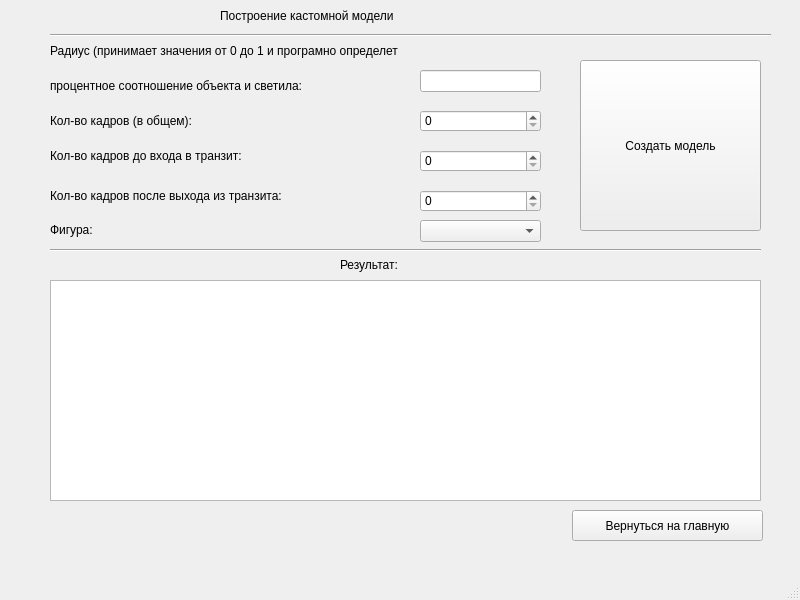
<?xml version="1.0" encoding="UTF-8"?>
<ui version="4.0">
 <class>MainWindow</class>
 <widget class="QMainWindow" name="MainWindow">
  <property name="geometry">
   <rect>
    <x>0</x>
    <y>0</y>
    <width>800</width>
    <height>600</height>
   </rect>
  </property>
  <property name="windowTitle">
   <string>MainWindow</string>
  </property>
  <widget class="QWidget" name="centralwidget">
   <widget class="PlotWidget" name="custom_graph">
    <property name="geometry">
     <rect>
      <x>50</x>
      <y>280</y>
      <width>711</width>
      <height>221</height>
     </rect>
    </property>
   </widget>
   <widget class="QLabel" name="label">
    <property name="geometry">
     <rect>
      <x>220</x>
      <y>0</y>
      <width>341</width>
      <height>31</height>
     </rect>
    </property>
    <property name="styleSheet">
     <string notr="true">font: 10pt &quot;MS Shell Dlg 2&quot;;
font: 14pt &quot;MS Shell Dlg 2&quot;;</string>
    </property>
    <property name="text">
     <string>Построение кастомной модели</string>
    </property>
   </widget>
   <widget class="QLineEdit" name="radius">
    <property name="geometry">
     <rect>
      <x>420</x>
      <y>70</y>
      <width>121</width>
      <height>22</height>
     </rect>
    </property>
   </widget>
   <widget class="QSpinBox" name="before">
    <property name="geometry">
     <rect>
      <x>420</x>
      <y>150</y>
      <width>121</width>
      <height>22</height>
     </rect>
    </property>
   </widget>
   <widget class="QSpinBox" name="after">
    <property name="geometry">
     <rect>
      <x>420</x>
      <y>190</y>
      <width>121</width>
      <height>22</height>
     </rect>
    </property>
   </widget>
   <widget class="QComboBox" name="figure">
    <property name="geometry">
     <rect>
      <x>420</x>
      <y>220</y>
      <width>121</width>
      <height>22</height>
     </rect>
    </property>
   </widget>
   <widget class="QLabel" name="label_2">
    <property name="geometry">
     <rect>
      <x>50</x>
      <y>40</y>
      <width>491</width>
      <height>21</height>
     </rect>
    </property>
    <property name="styleSheet">
     <string notr="true">font: 10pt &quot;MS Shell Dlg 2&quot;;</string>
    </property>
    <property name="text">
     <string>Радиус (принимает значения от 0 до 1 и програмно определет </string>
    </property>
   </widget>
   <widget class="QLabel" name="label_3">
    <property name="geometry">
     <rect>
      <x>50</x>
      <y>140</y>
      <width>351</width>
      <height>31</height>
     </rect>
    </property>
    <property name="styleSheet">
     <string notr="true">font: 10pt &quot;MS Shell Dlg 2&quot;;</string>
    </property>
    <property name="text">
     <string>Кол-во кадров до входа в транзит:</string>
    </property>
   </widget>
   <widget class="QLabel" name="label_4">
    <property name="geometry">
     <rect>
      <x>50</x>
      <y>220</y>
      <width>331</width>
      <height>20</height>
     </rect>
    </property>
    <property name="styleSheet">
     <string notr="true">font: 10pt &quot;MS Shell Dlg 2&quot;;</string>
    </property>
    <property name="text">
     <string>Фигура:</string>
    </property>
   </widget>
   <widget class="QLabel" name="label_5">
    <property name="geometry">
     <rect>
      <x>50</x>
      <y>70</y>
      <width>361</width>
      <height>31</height>
     </rect>
    </property>
    <property name="styleSheet">
     <string notr="true">font: 10pt &quot;MS Shell Dlg 2&quot;;</string>
    </property>
    <property name="text">
     <string>процентное соотношение объекта и светила:</string>
    </property>
   </widget>
   <widget class="QLabel" name="label_6">
    <property name="geometry">
     <rect>
      <x>50</x>
      <y>180</y>
      <width>361</width>
      <height>31</height>
     </rect>
    </property>
    <property name="styleSheet">
     <string notr="true">font: 10pt &quot;MS Shell Dlg 2&quot;;</string>
    </property>
    <property name="text">
     <string>Кол-во кадров после выхода из транзита:</string>
    </property>
   </widget>
   <widget class="Line" name="line">
    <property name="geometry">
     <rect>
      <x>50</x>
      <y>15</y>
      <width>721</width>
      <height>41</height>
     </rect>
    </property>
    <property name="orientation">
     <enum>Qt::Horizontal</enum>
    </property>
   </widget>
   <widget class="QPushButton" name="create_model">
    <property name="geometry">
     <rect>
      <x>580</x>
      <y>60</y>
      <width>181</width>
      <height>171</height>
     </rect>
    </property>
    <property name="styleSheet">
     <string notr="true">font: 10pt &quot;MS Shell Dlg 2&quot;;</string>
    </property>
    <property name="text">
     <string>Создать модель</string>
    </property>
   </widget>
   <widget class="QLabel" name="label_7">
    <property name="geometry">
     <rect>
      <x>340</x>
      <y>254</y>
      <width>101</width>
      <height>21</height>
     </rect>
    </property>
    <property name="styleSheet">
     <string notr="true">font: 10pt &quot;MS Shell Dlg 2&quot;;</string>
    </property>
    <property name="text">
     <string>Результат:</string>
    </property>
   </widget>
   <widget class="Line" name="line_2">
    <property name="geometry">
     <rect>
      <x>50</x>
      <y>240</y>
      <width>711</width>
      <height>21</height>
     </rect>
    </property>
    <property name="orientation">
     <enum>Qt::Horizontal</enum>
    </property>
   </widget>
   <widget class="QLabel" name="error">
    <property name="geometry">
     <rect>
      <x>50</x>
      <y>510</y>
      <width>511</width>
      <height>21</height>
     </rect>
    </property>
    <property name="text">
     <string/>
    </property>
   </widget>
   <widget class="QPushButton" name="back">
    <property name="geometry">
     <rect>
      <x>572</x>
      <y>510</y>
      <width>191</width>
      <height>31</height>
     </rect>
    </property>
    <property name="styleSheet">
     <string notr="true">font: 10pt &quot;MS Shell Dlg 2&quot;;</string>
    </property>
    <property name="text">
     <string>Вернуться на главную</string>
    </property>
   </widget>
   <widget class="QLabel" name="label_8">
    <property name="geometry">
     <rect>
      <x>50</x>
      <y>110</y>
      <width>361</width>
      <height>21</height>
     </rect>
    </property>
    <property name="styleSheet">
     <string notr="true">font: 10pt &quot;MS Shell Dlg 2&quot;;</string>
    </property>
    <property name="text">
     <string>Кол-во кадров (в общем):</string>
    </property>
   </widget>
   <widget class="QSpinBox" name="length">
    <property name="geometry">
     <rect>
      <x>420</x>
      <y>110</y>
      <width>121</width>
      <height>22</height>
     </rect>
    </property>
   </widget>
  </widget>
  <widget class="QMenuBar" name="menubar">
   <property name="geometry">
    <rect>
     <x>0</x>
     <y>0</y>
     <width>800</width>
     <height>26</height>
    </rect>
   </property>
  </widget>
  <widget class="QStatusBar" name="statusbar"/>
 </widget>
 <customwidgets>
  <customwidget>
   <class>PlotWidget</class>
   <extends>QGraphicsView</extends>
   <header location="global">pyqtgraph</header>
  </customwidget>
 </customwidgets>
 <resources/>
 <connections/>
</ui>
